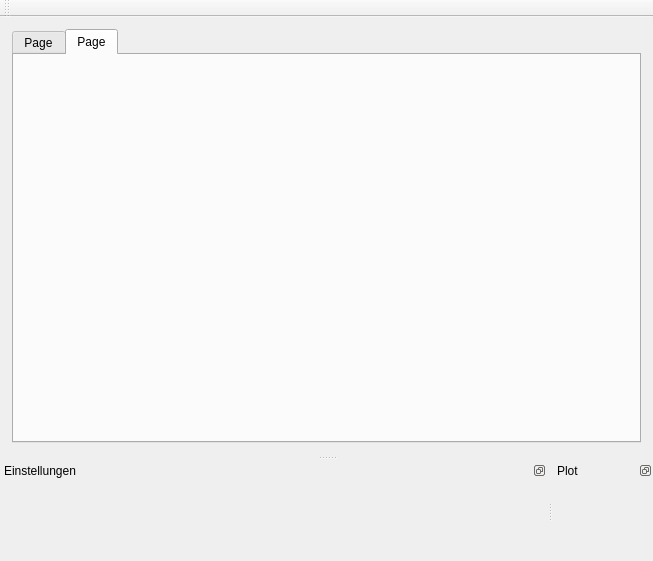
<?xml version="1.0" encoding="UTF-8"?>
<ui version="4.0">
 <class>MainWindow</class>
 <widget class="QMainWindow" name="MainWindow">
  <property name="geometry">
   <rect>
    <x>0</x>
    <y>0</y>
    <width>653</width>
    <height>561</height>
   </rect>
  </property>
  <property name="windowTitle">
   <string>MainWindow</string>
  </property>
  <property name="animated">
   <bool>false</bool>
  </property>
  <property name="dockOptions">
   <set>QMainWindow::AllowTabbedDocks</set>
  </property>
  <property name="unifiedTitleAndToolBarOnMac">
   <bool>true</bool>
  </property>
  <widget class="QWidget" name="centralwidget">
   <layout class="QVBoxLayout" name="verticalLayout">
    <property name="spacing">
     <number>-1</number>
    </property>
    <property name="leftMargin">
     <number>12</number>
    </property>
    <property name="topMargin">
     <number>12</number>
    </property>
    <property name="rightMargin">
     <number>12</number>
    </property>
    <property name="bottomMargin">
     <number>12</number>
    </property>
    <item>
     <widget class="QTabWidget" name="tabWidget">
      <property name="minimumSize">
       <size>
        <width>300</width>
        <height>300</height>
       </size>
      </property>
      <property name="tabPosition">
       <enum>QTabWidget::North</enum>
      </property>
      <property name="tabShape">
       <enum>QTabWidget::Rounded</enum>
      </property>
      <property name="currentIndex">
       <number>1</number>
      </property>
      <property name="elideMode">
       <enum>Qt::ElideLeft</enum>
      </property>
      <widget class="QWidget" name="tab">
       <attribute name="title">
        <string>Page</string>
       </attribute>
      </widget>
      <widget class="QWidget" name="tab_2">
       <attribute name="title">
        <string>Page</string>
       </attribute>
      </widget>
     </widget>
    </item>
   </layout>
  </widget>
  <widget class="QToolBar" name="toolBar">
   <property name="windowTitle">
    <string>toolBar</string>
   </property>
   <attribute name="toolBarArea">
    <enum>TopToolBarArea</enum>
   </attribute>
   <attribute name="toolBarBreak">
    <bool>false</bool>
   </attribute>
  </widget>
  <widget class="QDockWidget" name="dockWidget_3">
   <property name="minimumSize">
    <size>
     <width>100</width>
     <height>100</height>
    </size>
   </property>
   <property name="features">
    <set>QDockWidget::DockWidgetFloatable|QDockWidget::DockWidgetMovable</set>
   </property>
   <property name="windowTitle">
    <string>Einstellungen</string>
   </property>
   <attribute name="dockWidgetArea">
    <number>8</number>
   </attribute>
   <widget class="QWidget" name="dockWidgetContents_3"/>
  </widget>
  <widget class="QDockWidget" name="plotDockWidget">
   <property name="sizePolicy">
    <sizepolicy hsizetype="Fixed" vsizetype="Fixed">
     <horstretch>0</horstretch>
     <verstretch>0</verstretch>
    </sizepolicy>
   </property>
   <property name="minimumSize">
    <size>
     <width>100</width>
     <height>100</height>
    </size>
   </property>
   <property name="autoFillBackground">
    <bool>false</bool>
   </property>
   <property name="features">
    <set>QDockWidget::DockWidgetFloatable|QDockWidget::DockWidgetMovable</set>
   </property>
   <property name="windowTitle">
    <string>Plot</string>
   </property>
   <attribute name="dockWidgetArea">
    <number>8</number>
   </attribute>
   <widget class="QWidget" name="dockWidgetContents_4"/>
  </widget>
 </widget>
 <resources/>
 <connections/>
</ui>
